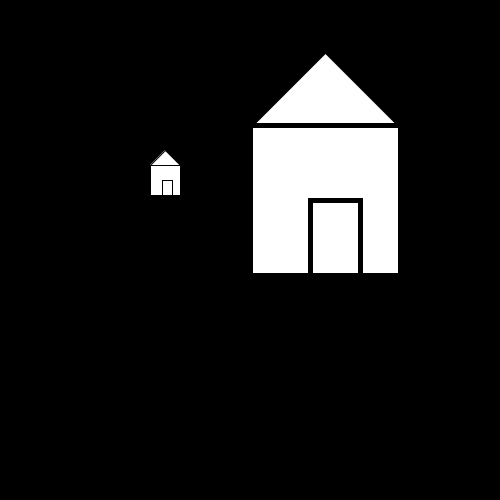
Frame 1 (no input)
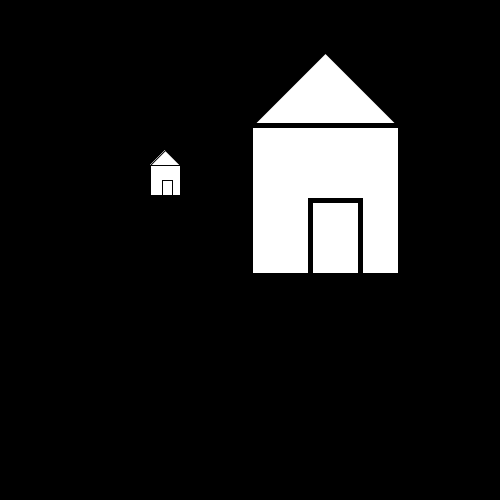
Frame 60 (the mouse pressed at the canvas centre just before this capture)
Frame 120 (the mouse held since frame 60 and released just before this capture): identical to frame 60, image omitted

The Processing sketch that drew these frames (run headless with seeded random() and noise(); from frame 60 on, the mouse is pressed at the canvas centre):

// Processing sketch: Translations_and_Scale
// ── Translations_and_Scale.pde
int x, y;

void setup (){
  size(500, 500);
  
  background(0);
  
  x = 200;
  y = 200;
}

void draw (){
  
//use translate or scale before to move/scale entire sketch
  translate(-50, -50);
  
  triangle (x+15, y, x, y+15, x+30, y+15);
  rect(x, y+15, 30, 30);
  rect(x+12, y+30, 10, 15);
  
// use push and pop matrix to isolate item to move on sketch
  pushMatrix();
  translate(-700, -900);
  scale(5.0);
  triangle (x+15, y, x, y+15, x+30, y+15);
  rect(x, y+15, 30, 30);
  rect(x+12, y+30, 10, 15);
  popMatrix();

}
